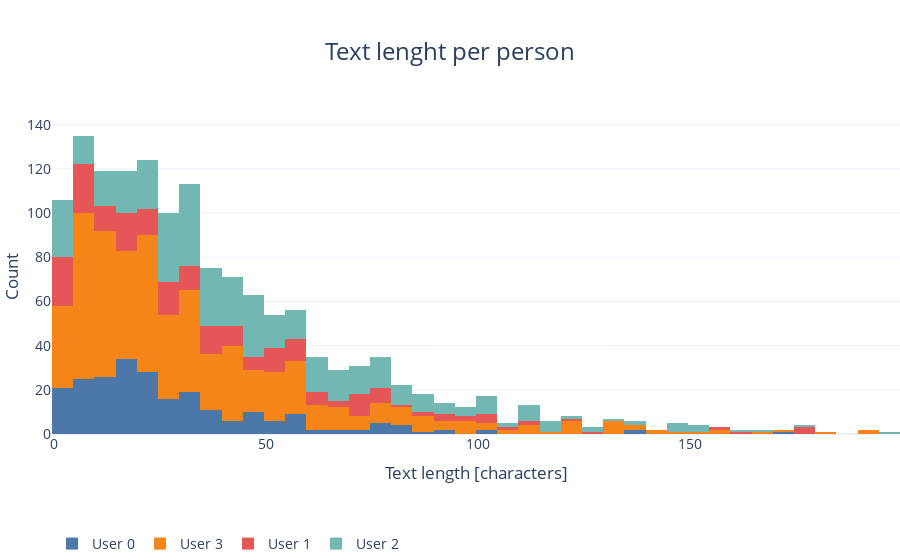

The code cell stored with this chart in its notebook:
### Code cell
data = df[df["text_length"]<=200][["text_length","person"]]

bar = P.histogram(data=data, x="text_length", color=data["person"], title_text="Text lenght per person", xaxis_title="Text length [characters]", yaxis_title="Count")
bar.show()

### Figure 1 — Plotly figure (JSON) as saved in the notebook; plotly's stock layout.template omitted (floating-point values rounded to 4 significant figures; data arrays with more than 128 entries replaced by an {"elided": "..."} marker saying what was removed)
{"data": [{"alignmentgroup": "True", "bingroup": "x", "hovertemplate": "person=User 0<br>text_length=%{x}<br>count=%{y}<extra></extra>", "legendgroup": "User 0", "marker": {"color": "#4C78A8"}, "name": "User 0", "offsetgroup": "User 0", "orientation": "v", "showlegend": true, "type": "histogram", "x": {"elided": "234 int values"}, "xaxis": "x", "yaxis": "y"}, {"alignmentgroup": "True", "bingroup": "x", "hovertemplate": "person=User 3<br>text_length=%{x}<br>count=%{y}<extra></extra>", "legendgroup": "User 3", "marker": {"color": "#F58518"}, "name": "User 3", "offsetgroup": "User 3", "orientation": "v", "showlegend": true, "type": "histogram", "x": {"elided": "593 int values"}, "xaxis": "x", "yaxis": "y"}, {"alignmentgroup": "True", "bingroup": "x", "hovertemplate": "person=User 1<br>text_length=%{x}<br>count=%{y}<extra></extra>", "legendgroup": "User 1", "marker": {"color": "#E45756"}, "name": "User 1", "offsetgroup": "User 1", "orientation": "v", "showlegend": true, "type": "histogram", "x": {"elided": "207 int values"}, "xaxis": "x", "yaxis": "y"}, {"alignmentgroup": "True", "bingroup": "x", "hovertemplate": "person=User 2<br>text_length=%{x}<br>count=%{y}<extra></extra>", "legendgroup": "User 2", "marker": {"color": "#72B7B2"}, "name": "User 2", "offsetgroup": "User 2", "orientation": "v", "showlegend": true, "type": "histogram", "x": {"elided": "390 int values"}, "xaxis": "x", "yaxis": "y"}], "layout": {"autosize": true, "barmode": "relative", "font": {"size": 14}, "legend": {"orientation": "h", "title": {}, "tracegroupgap": 0, "y": -0.3}, "margin": {"b": 0, "l": 0, "r": 0, "t": 120}, "title": {"font": {"size": 24}, "text": "Text lenght per person", "x": 0.5}, "xaxis": {"anchor": "y", "domain": [0, 1], "title": {"text": "Text length [characters]"}}, "yaxis": {"anchor": "x", "domain": [0, 1], "title": {"text": "Count"}}}}
